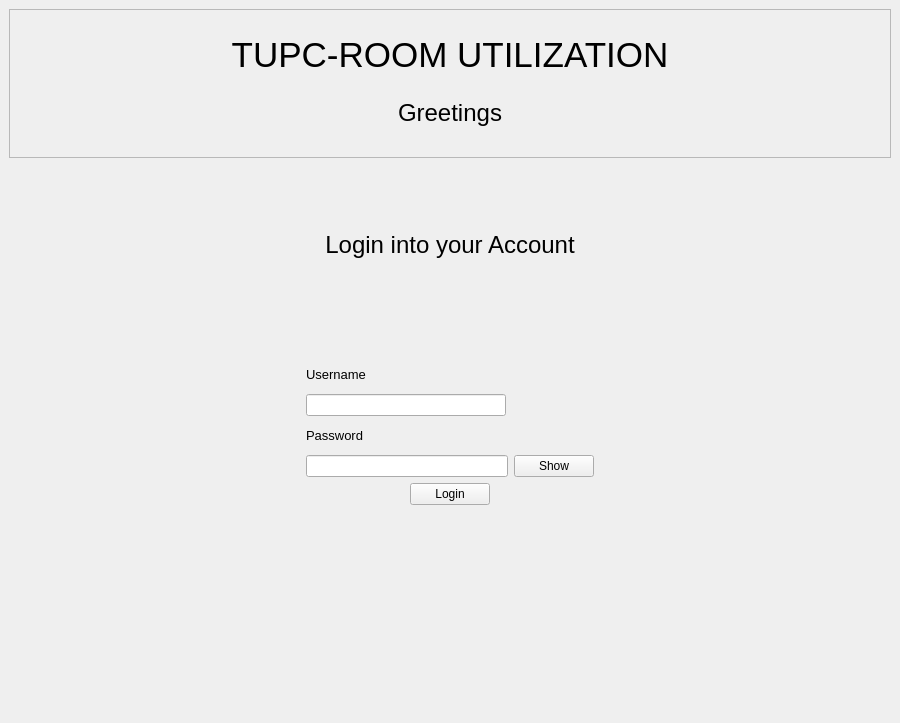
<?xml version="1.0" encoding="UTF-8"?>
<ui version="4.0">
 <class>Log_In</class>
 <widget class="QMainWindow" name="Log_In">
  <property name="geometry">
   <rect>
    <x>0</x>
    <y>0</y>
    <width>900</width>
    <height>723</height>
   </rect>
  </property>
  <property name="windowTitle">
   <string>MainWindow</string>
  </property>
  <widget class="QWidget" name="centralwidget">
   <layout class="QGridLayout" name="gridLayout_3">
    <item row="0" column="0">
     <widget class="QFrame" name="frame_3">
      <property name="frameShape">
       <enum>QFrame::StyledPanel</enum>
      </property>
      <property name="frameShadow">
       <enum>QFrame::Raised</enum>
      </property>
      <layout class="QGridLayout" name="gridLayout">
       <item row="0" column="1">
        <widget class="QWidget" name="widget" native="true">
         <layout class="QVBoxLayout" name="verticalLayout">
          <item>
           <widget class="QLabel" name="title_screen">
            <property name="font">
             <font>
              <pointsize>26</pointsize>
             </font>
            </property>
            <property name="text">
             <string>TUPC-ROOM UTILIZATION</string>
            </property>
            <property name="alignment">
             <set>Qt::AlignCenter</set>
            </property>
           </widget>
          </item>
          <item alignment="Qt::AlignHCenter">
           <widget class="QLabel" name="greetings">
            <property name="font">
             <font>
              <pointsize>18</pointsize>
             </font>
            </property>
            <property name="text">
             <string>Greetings</string>
            </property>
           </widget>
          </item>
         </layout>
        </widget>
       </item>
      </layout>
     </widget>
    </item>
    <item row="1" column="0">
     <widget class="QFrame" name="frame_2">
      <property name="sizePolicy">
       <sizepolicy hsizetype="Preferred" vsizetype="Preferred">
        <horstretch>0</horstretch>
        <verstretch>0</verstretch>
       </sizepolicy>
      </property>
      <property name="minimumSize">
       <size>
        <width>431</width>
        <height>550</height>
       </size>
      </property>
      <layout class="QGridLayout" name="gridLayout_4">
       <item row="0" column="1">
        <widget class="QLabel" name="Login_lbl">
         <property name="font">
          <font>
           <pointsize>18</pointsize>
          </font>
         </property>
         <property name="text">
          <string>Login into your Account</string>
         </property>
         <property name="alignment">
          <set>Qt::AlignCenter</set>
         </property>
        </widget>
       </item>
       <item row="1" column="1">
        <spacer name="verticalSpacer">
         <property name="orientation">
          <enum>Qt::Vertical</enum>
         </property>
         <property name="sizeType">
          <enum>QSizePolicy::Fixed</enum>
         </property>
         <property name="sizeHint" stdset="0">
          <size>
           <width>20</width>
           <height>38</height>
          </size>
         </property>
        </spacer>
       </item>
       <item row="2" column="0">
        <spacer name="horizontalSpacer_3">
         <property name="orientation">
          <enum>Qt::Horizontal</enum>
         </property>
         <property name="sizeHint" stdset="0">
          <size>
           <width>40</width>
           <height>20</height>
          </size>
         </property>
        </spacer>
       </item>
       <item row="2" column="1">
        <layout class="QGridLayout" name="gridLayout_2">
         <item row="0" column="0">
          <layout class="QVBoxLayout" name="verticalLayout_4">
           <item>
            <layout class="QVBoxLayout" name="verticalLayout_3">
             <item>
              <widget class="QLabel" name="pass_lbl_2">
               <property name="font">
                <font>
                 <pointsize>10</pointsize>
                </font>
               </property>
               <property name="text">
                <string>Username</string>
               </property>
               <property name="alignment">
                <set>Qt::AlignLeading|Qt::AlignLeft|Qt::AlignVCenter</set>
               </property>
              </widget>
             </item>
             <item>
              <layout class="QHBoxLayout" name="horizontalLayout_2">
               <item>
                <widget class="QLineEdit" name="username">
                 <property name="sizePolicy">
                  <sizepolicy hsizetype="Expanding" vsizetype="Fixed">
                   <horstretch>10</horstretch>
                   <verstretch>0</verstretch>
                  </sizepolicy>
                 </property>
                 <property name="maximumSize">
                  <size>
                   <width>700</width>
                   <height>16777215</height>
                  </size>
                 </property>
                 <property name="baseSize">
                  <size>
                   <width>2</width>
                   <height>0</height>
                  </size>
                 </property>
                </widget>
               </item>
               <item>
                <spacer name="horizontalSpacer">
                 <property name="orientation">
                  <enum>Qt::Horizontal</enum>
                 </property>
                 <property name="sizeType">
                  <enum>QSizePolicy::Fixed</enum>
                 </property>
                 <property name="sizeHint" stdset="0">
                  <size>
                   <width>88</width>
                   <height>20</height>
                  </size>
                 </property>
                </spacer>
               </item>
              </layout>
             </item>
            </layout>
           </item>
           <item>
            <layout class="QVBoxLayout" name="verticalLayout_2">
             <item>
              <widget class="QLabel" name="pass_lbl">
               <property name="font">
                <font>
                 <pointsize>10</pointsize>
                </font>
               </property>
               <property name="text">
                <string>Password</string>
               </property>
               <property name="alignment">
                <set>Qt::AlignLeading|Qt::AlignLeft|Qt::AlignVCenter</set>
               </property>
              </widget>
             </item>
             <item>
              <layout class="QHBoxLayout" name="horizontalLayout">
               <item>
                <widget class="QLineEdit" name="password">
                 <property name="baseSize">
                  <size>
                   <width>2</width>
                   <height>0</height>
                  </size>
                 </property>
                 <property name="echoMode">
                  <enum>QLineEdit::Password</enum>
                 </property>
                </widget>
               </item>
               <item>
                <widget class="QPushButton" name="show_password">
                 <property name="text">
                  <string>Show</string>
                 </property>
                </widget>
               </item>
              </layout>
             </item>
            </layout>
           </item>
          </layout>
         </item>
         <item row="1" column="0" alignment="Qt::AlignHCenter">
          <widget class="QPushButton" name="login">
           <property name="baseSize">
            <size>
             <width>75</width>
             <height>75</height>
            </size>
           </property>
           <property name="text">
            <string>Login</string>
           </property>
          </widget>
         </item>
        </layout>
       </item>
       <item row="2" column="2">
        <spacer name="horizontalSpacer_4">
         <property name="orientation">
          <enum>Qt::Horizontal</enum>
         </property>
         <property name="sizeHint" stdset="0">
          <size>
           <width>40</width>
           <height>20</height>
          </size>
         </property>
        </spacer>
       </item>
       <item row="3" column="1">
        <spacer name="verticalSpacer_2">
         <property name="orientation">
          <enum>Qt::Vertical</enum>
         </property>
         <property name="sizeType">
          <enum>QSizePolicy::Fixed</enum>
         </property>
         <property name="sizeHint" stdset="0">
          <size>
           <width>20</width>
           <height>200</height>
          </size>
         </property>
        </spacer>
       </item>
      </layout>
     </widget>
    </item>
   </layout>
  </widget>
 </widget>
 <resources/>
 <connections/>
</ui>
